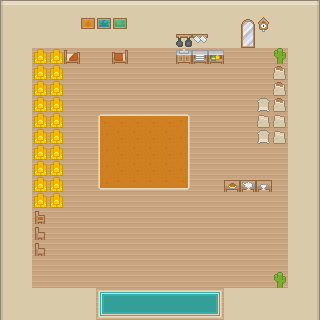

Tiled map render using the project's own tile images. Description and the map definition, with tile-layer contents summarised, below:
An orthogonal 20x20 tile map with 16x16 px tiles, 4 tile layers (floor, walls, furniture, food) and 44 objects.

<map version="1.0" orientation="orthogonal" renderorder="left-down" width="20" height="20" tilewidth="16" tileheight="16" nextobjectid="1">
 <properties>
  <property name="unity:scale" value="0.0625" />
 </properties>
 <tileset firstgid="1" name="rogue" tilewidth="16" tileheight="16" spacing="1" tilecount="1767" columns="57">
  <image source="../sprite/example/roguelikeSheet_transparent.png" width="968" height="526" />
  <tile id="14">
   <objectgroup draworder="index">
    <object id="0" x="0" y="0" width="16" height="16" />
   </objectgroup>
  </tile>
  <tile id="28">
   <objectgroup draworder="index">
    <object id="0" x="0" y="0" width="16" height="16" />
   </objectgroup>
  </tile>
  <tile id="30">
   <objectgroup draworder="index">
    <object id="0" x="0" y="0" width="16" height="16" />
   </objectgroup>
  </tile>
  <tile id="31">
   <objectgroup draworder="index">
    <object id="0" x="0" y="0" width="16" height="16" />
   </objectgroup>
  </tile>
  <tile id="33">
   <objectgroup draworder="index">
    <object id="0" x="0" y="0" width="16" height="16" />
   </objectgroup>
  </tile>
  <tile id="34">
   <objectgroup draworder="index">
    <object id="0" x="0" y="0" width="16" height="16" />
   </objectgroup>
  </tile>
  <tile id="45">
   <objectgroup draworder="index">
    <object id="0" x="0" y="0" width="16" height="16" />
   </objectgroup>
  </tile>
  <tile id="56">
   <objectgroup draworder="index">
    <object id="0" x="0" y="0" width="16" height="16" />
   </objectgroup>
  </tile>
  <tile id="72">
   <objectgroup draworder="index">
    <object id="0" x="0" y="0" width="16" height="16" />
   </objectgroup>
  </tile>
  <tile id="88">
   <objectgroup draworder="index">
    <object id="0" x="0" y="0" width="16" height="16" />
   </objectgroup>
  </tile>
  <tile id="100">
   <objectgroup draworder="index">
    <object id="0" x="0" y="16" width="7.63636" />
    <object id="0" x="0" y="0" width="16" height="16" />
   </objectgroup>
  </tile>
  <tile id="113">
   <objectgroup draworder="index">
    <object id="0" x="0" y="0" width="16" height="16" />
   </objectgroup>
  </tile>
  <tile id="139">
   <objectgroup draworder="index">
    <object id="0" x="0" y="0" width="16" height="16" />
   </objectgroup>
  </tile>
  <tile id="140">
   <objectgroup draworder="index">
    <object id="0" x="0" y="0" width="16" height="16" />
   </objectgroup>
  </tile>
  <tile id="141">
   <objectgroup draworder="index">
    <object id="0" x="0" y="0" width="16" height="16" />
   </objectgroup>
  </tile>
  <tile id="143">
   <objectgroup draworder="index">
    <object id="0" x="16" y="0" height="16" />
    <object id="0" x="0" y="0" height="16" />
    <object id="0" x="0" y="0" width="16" height="16" />
   </objectgroup>
  </tile>
  <tile id="158">
   <objectgroup draworder="index">
    <object id="0" x="0" y="0" width="16" height="16" />
   </objectgroup>
  </tile>
  <tile id="161">
   <objectgroup draworder="index">
    <object id="0" x="0" y="0" width="16" height="16" />
   </objectgroup>
  </tile>
  <tile id="215">
   <objectgroup draworder="index">
    <object id="0" x="0" y="0" width="16" height="16" />
   </objectgroup>
  </tile>
  <tile id="218">
   <objectgroup draworder="index">
    <object id="0" x="0" y="0" width="16" height="16" />
   </objectgroup>
  </tile>
  <tile id="330">
   <objectgroup draworder="index">
    <object id="0" x="0" y="0" width="16" height="16" />
   </objectgroup>
  </tile>
  <tile id="425">
   <objectgroup draworder="index">
    <object id="0" x="0" y="0" width="16" height="16" />
   </objectgroup>
  </tile>
  <tile id="482">
   <objectgroup draworder="index">
    <object id="0" x="0" y="0" width="16" height="16" />
   </objectgroup>
  </tile>
  <tile id="599">
   <objectgroup draworder="index">
    <object id="0" x="16" y="0" height="16" />
    <object id="0" x="0" y="0" width="16" height="16" />
   </objectgroup>
  </tile>
  <tile id="600">
   <objectgroup draworder="index">
    <object id="0" x="0" y="0" width="16" height="16" />
   </objectgroup>
  </tile>
  <tile id="601">
   <objectgroup draworder="index">
    <object id="0" x="16" y="0" height="16" />
    <object id="0" x="0" y="0" height="16" />
    <object id="0" x="16" y="0" height="16" />
    <object id="0" x="0" y="0" width="16" height="16" />
   </objectgroup>
  </tile>
  <tile id="613">
   <objectgroup draworder="index">
    <object id="0" x="0" y="0" width="16" height="16" />
   </objectgroup>
  </tile>
  <tile id="656">
   <objectgroup draworder="index">
    <object id="0" x="0" y="0" width="16" height="16" />
   </objectgroup>
  </tile>
  <tile id="657">
   <objectgroup draworder="index">
    <object id="0" x="0" y="0" width="16" height="16" />
   </objectgroup>
  </tile>
  <tile id="658">
   <objectgroup draworder="index">
    <object id="0" x="0" y="0" width="16" height="16" />
   </objectgroup>
  </tile>
  <tile id="872">
   <objectgroup draworder="index">
    <object id="0" x="0" y="0" width="16" height="16" />
   </objectgroup>
  </tile>
  <tile id="873">
   <objectgroup draworder="index">
    <object id="0" x="0" y="0" height="16" />
    <object id="0" x="0" y="0" width="16" height="16" />
   </objectgroup>
  </tile>
  <tile id="874">
   <objectgroup draworder="index">
    <object id="0" x="0" y="0" width="16" height="16" />
   </objectgroup>
  </tile>
  <tile id="929">
   <objectgroup draworder="index">
    <object id="0" x="0" y="0" width="16" height="16" />
   </objectgroup>
  </tile>
  <tile id="930">
   <objectgroup draworder="index">
    <object id="0" x="0" y="0" width="16" height="16" />
   </objectgroup>
  </tile>
  <tile id="931">
   <objectgroup draworder="index">
    <object id="0" x="0" y="0" width="16" height="16" />
   </objectgroup>
  </tile>
 </tileset>
 <layer name="floor" width="20" height="20">
  <data>[400 cells, 400 non-empty, 1 distinct tile ids]</data>
 </layer>
 <layer name="walls" width="20" height="20">
  <data>[400 cells, 160 non-empty, 12 distinct tile ids]</data>
 </layer>
 <layer name="furniture" width="20" height="20">
  <data>[400 cells, 79 non-empty, 30 distinct tile ids]</data>
 </layer>
 <layer name="food" width="20" height="20">
  <data>[400 cells, 3 non-empty, 3 distinct tile ids]</data>
 </layer>
</map>
